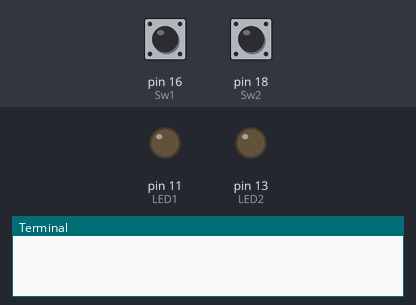
This program was run on a simulated Raspberry Pi (header pin numbers). Shown: output pins drawn as LEDs (lit = HIGH), the last lines printed to the terminal. Inputs (shaded band) come from the test bench; at power-on: pin 16 (Sw1) HIGH, pin 18 (Sw2) HIGH.

Above: at 1.2 s.
1.3 s: pin 16 (Sw1) pulled LOW for 0.15 s
At 2.4 s:
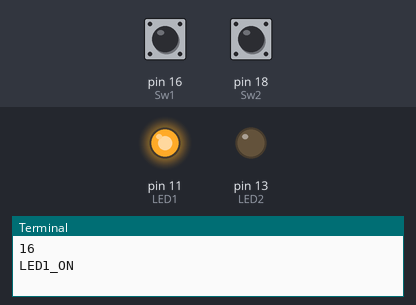
2.9 s: pin 18 (Sw2) pulled LOW for 0.15 s
4.5 s: pin 18 (Sw2) pulled LOW for 1 s
At 4.8 s:
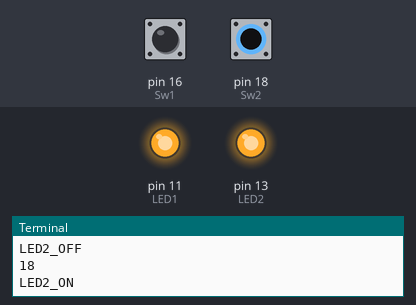
7.0 s: pin 16 (Sw1) pulled LOW for 1 s
At 7.9 s:
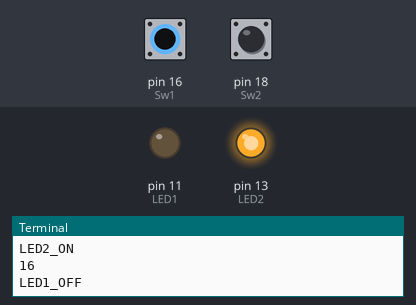
9.5 s: pin 16 (Sw1) pulled LOW for 3.2 s
At 9.8 s:
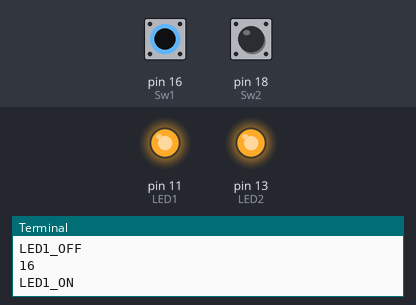
14.2 s: pin 18 (Sw2) pulled LOW for 3.2 s
At 14.6 s:
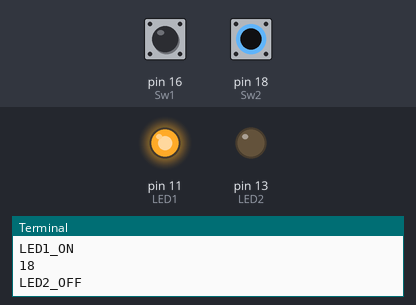
Timing chart, 0 to 17.2 s (numbered marks = the images above; inputs shaded):
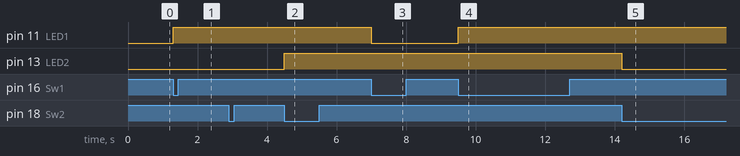

Measured:
- after the input at 1.3 s, pin 11 (LED1): LOW → HIGH at once
- after the input at 4.5 s, pin 13 (LED2): LOW → HIGH at once
- after the input at 7.0 s, pin 11 (LED1): HIGH → LOW at once
- after the input at 9.5 s, pin 11 (LED1): LOW → HIGH at once
- after the input at 14.2 s, pin 13 (LED2): HIGH → LOW at once

The program:

07_LED_ONOFF_edge2.py
```python
import RPi.GPIO as GPIO
import time

GPIO.setmode(GPIO.BOARD)

LED1=11
LED2=13
Sw1=16
Sw2=18

GPIO.setup(LED1,GPIO.OUT,initial=GPIO.LOW)
GPIO.setup(LED2,GPIO.OUT,initial=GPIO.LOW)
GPIO.setup(Sw1,GPIO.IN)
GPIO.setup(Sw2,GPIO.IN)

def LED1_Cntl(channel):
    print(channel)
    global LED1_state
    if Sw1==16:
        if LED1_state==False:
            GPIO.output(LED1,GPIO.HIGH)
            LED1_state= True
            print("LED1_ON")
        else:
            GPIO.output(LED1,GPIO.LOW)
            LED1_state= False
            print("LED1_OFF")

def LED2_Cntl(channel):
    print(channel)
    global LED2_state
    if Sw2==18:
        if LED2_state==False:
            GPIO.output(LED2,GPIO.HIGH)
            LED2_state= True
            print("LED2_ON")
        else:
            GPIO.output(LED2,GPIO.LOW)
            LED2_state= False
            print("LED2_OFF")

try:
    LED1_state=False
    LED2_state=True
    GPIO.add_event_detect(Sw1,GPIO.FALLING,callback=LED1_Cntl) #attachInterrupt
    GPIO.add_event_detect(Sw2,GPIO.FALLING,callback=LED2_Cntl)
    while True:
        pass

except KeyboardInterrupt:
    print("KeyboardInterrupt")
finally:
    print("cleanup")
    GPIO.cleanup()
```
